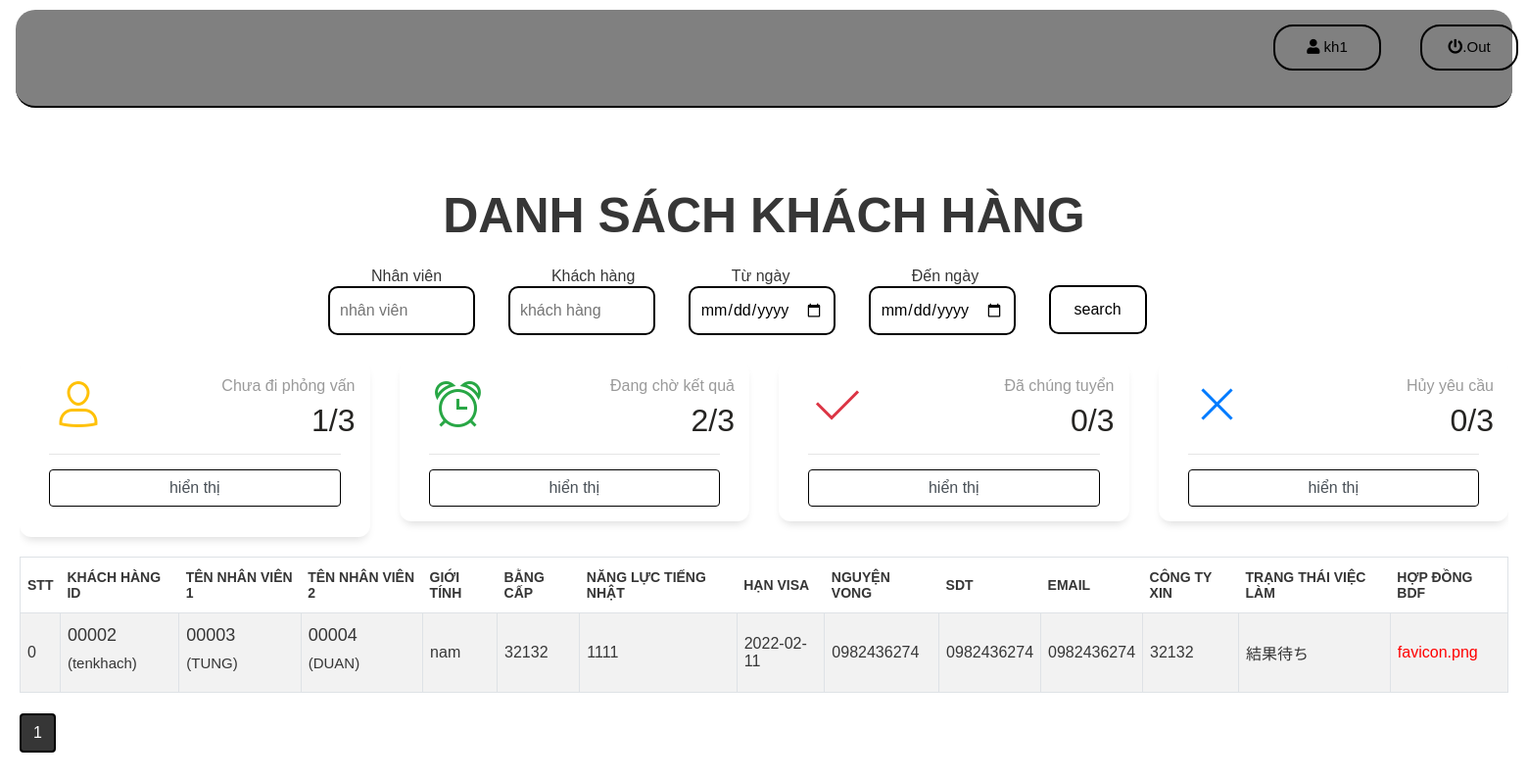
The app's page /tuyendung4/ADMIN/hoadonkhachhang.php (signed in) with its own data.
### tables this page shows
CREATE TABLE `nhanvien` (
  `ID` int(11) NOT NULL,
  `NVID` varchar(255) NOT NULL,
  `NAMENV` varchar(255) NOT NULL,
  `PHONE` varchar(255) NOT NULL,
  `EMAIL` varchar(255) NOT NULL,
  `DIACHI` varchar(255) NOT NULL,
  `USERID` int(11) NOT NULL,
  `NVCONGTY` varchar(1000) NOT NULL
);

CREATE TABLE `khachhang` (
  `ID` int(11) NOT NULL,
  `KHID` varchar(255) NOT NULL,
  `NAMEKH` varchar(255) NOT NULL,
  `PHONEKH` varchar(255) NOT NULL,
  `EMAIL` varchar(255) NOT NULL,
  `DIACHI` varchar(255) NOT NULL,
  `USERID` int(11) NOT NULL,
  `gioitinh` varchar(255) NOT NULL,
  `bangcap` varchar(255) NOT NULL,
  `nangluc` varchar(255) NOT NULL,
  `nguyenvong` varchar(255) NOT NULL,
  `trangthaiviec` varchar(255) NOT NULL,
  `quoctich` varchar(255) NOT NULL,
  `CONGTYXIN` varchar(1000) NOT NULL,
  `NGAYLAP` varchar(1000) NOT NULL
);

CREATE TABLE `visa` (
  `ID` int(11) NOT NULL,
  `VISAID` varchar(255) NOT NULL,
  `TENVISA` varchar(100) NOT NULL,
  `NGAYXIN` date NOT NULL,
  `NGAYCAP` date NOT NULL,
  `NGAYHET` date NOT NULL,
  `CONGTYXIN` varchar(1000) NOT NULL,
  `TRANGTHAI` varchar(100) NOT NULL,
  `LOAIVISA` varchar(1000) NOT NULL,
  `LSID` varchar(1000) NOT NULL,
  `KHID` varchar(1000) NOT NULL,
  `NVID` varchar(1000) NOT NULL,
  `NV2ID` varchar(255) NOT NULL,
  `NGAYLAP` date NOT NULL,
  `name_file` varchar(255) NOT NULL,
  `Mota` varchar(1000) NOT NULL
);

CREATE TABLE `luatsu` (
  `LSID` varchar(255) NOT NULL,
  `NAME` varchar(255) NOT NULL,
  `PHONE` varchar(255) NOT NULL,
  `EMAIL` varchar(255) NOT NULL
);

### tuyendung4/ADMIN/hoadonkhachhang.php (the view, shortened to what the rows shown need)
<?php
include('control.php');
  $current_page = isset($_GET['page']) ? $_GET['page'] : 1;
  $limit = 50;
  $start = ($current_page - 1) * $limit;
  $result = mysqli_query($conn, "SELECT *, (SELECT NAMENV from nhanvien WHERE NVID=NV2ID) as NAMENV2 FROM visa INNER JOIN khachhang ON visa.KHID=khachhang.KHID INNER JOIN nhanvien ON visa.NVID=nhanvien.NVID INNER JOIN loaivisa ON visa.LOAIVISA=loaivisa.LVISAID INNER JOIN luatsu ON visa.LSID=luatsu.LSID LIMIT $start, $limit");
   ?>
<html lang="en">
<head>
    <link rel="stylesheet" href="https://maxcdn.bootstrapcdn.com/bootstrap/4.0.0/css/bootstrap.min.css">
    <link rel="stylesheet" href="https://use.fontawesome.com/releases/v5.7.0/css/all.css">
    <link href="css\csss3.css" rel="stylesheet">
    <link href="assets/css/paper-dashboards.css?v=2.0.1" rel="stylesheet" />
</head>
<body class="body">
    <div class="section" style="margin: 20px;overflow:hidden">
      <div class="container-fuid">
        <div class="section-txt">
          <h1 >DANH SÁCH KHÁCH HÀNG</h1>
        </div>
        <form  class="hienthi" role="form" method="post" enctype="multipart/form-data"style="overflow:auto;max-height: 500px;">
         <table class="table table-bordered table-striped table-responsive-stack"   id="tableOne">
           <?php
                 if ($tk!="") { ?>
                 <thead>
                   <tr>
                     <th>STT</th>
                     <th>Khách hàng id</th>
                     <th>tên nhân viên 1</th>
                     <th>tên nhân viên 2</th>
                     <th>giới tính</th>
                     <th>bằng cấp</th>
                     <th>năng lực tiếng nhật</th>
                     <th>Hạn visa</th>
                     <th>Nguyện vong</th>
                     <th>sdt</th>
                     <th>email</th>
                     <th>Công ty xin </th>
                     <th>Trạng thái việc làm</th>
                     <th >Hợp đồng BDF</th>
                   </tr>
               </thead>
               <tbody>
                   <?php
                   $stt=0;
                   foreach($tk as $se){ ?>
                     <tr style="<?php if ($se['trangthaiviec']=="chưa phỏng vấn") {
                               echo "";
                          }else if($se['trangthaiviec']=="đang chờ kết quả") {
                               echo "background-color:#528B8B;color:black;";
                          }else if($se['trangthaiviec']=="đã chúng tuyển") {
                                echo "background-color:#EEAD0E;color:black;";
                          }else if($se['trangthaiviec']=="hủy yêu cầu") {
                                echo "background-color:gray;color:white;";
                     } ?>">
                       <td><?php echo $stt ?></td>
                       <td>
                         <h1 style="font-size: 18;font-weight: 500;"><?php echo $se['KHID'];?></h1>
                         <h2 style="font-size: 15;font-weight: 500;"> (<?php echo $se['NAMEKH'] ?>)</h2>
                       </td>
                       <td>
                         <h1 style="font-size: 18;font-weight: 500;"><?php echo $se['NVID'];?></h1>
                         <h2 style="font-size: 15;font-weight: 500;"> (<?php echo $se['NAMENV'] ?>)</h2>
                       </td>
                       <td>
                         <h1 style="font-size: 18;font-weight: 500;"><?php echo $se['NV2ID'];?></h1>
                         <h2 style="font-size: 15;font-weight: 500;"> (<?php echo $se['NAMENV2'] ?>)</h2>
                       </td>
                       <td><?php echo $se['gioitinh'] ?></td>
                       <td><?php echo $se['bangcap'] ?></td>
                       <td><?php echo $se['nangluc'] ?></td>
                       <td><?php echo $se['NGAYHET'] ?></td>
                       <td><?php echo $se['nguyenvong'] ?></td>
                       <td><?php echo $se['PHONEKH'] ?></td>
                       <td><?php echo $se['EMAIL'] ?></td>
                       <td><?php echo $se['CONGTYXIN'] ?></td>
                       <td><?php echo $se['trangthaiviec'] ?></td>
                       <td ><a style="color:red;max-width:20px;" href="readfile.php?read=<?php echo $se['VISAID']; ?>" target="_blank"><?php  echo $se['name_file'];  ?></a></td>
                     </tr>
                       </tbody>
                   <?php $stt++;} ?>
             <?php }   else {  $stt=0; ?>
                   <thead>
                   <tr>
                     <th>STT</th>
                     <th>Khách hàng id</th>
                     <th>tên nhân viên 1</th>
                     <th>tên nhân viên 2</th>
                     <th>giới tính</th>
                     <th>bằng cấp</th>
                     <th>năng lực tiếng nhật</th>
                     <th>Hạn visa</th>
                     <th>Nguyện vong</th>
                     <th>sdt</th>
                     <th>email</th>
                     <th>Công ty xin </th>
                     <th>Trạng thái việc làm</th>
                     <th >Hợp đồng BDF</th>
                   </tr>
               </thead>
               <tbody>
               <?php
               foreach( $result as $se){ ?>
                 <tr style="<?php if ($se['trangthaiviec']=="chưa phỏng vấn") {
                           echo "";
                      }else if($se['trangthaiviec']=="đang chờ kết quả") {
                           echo "background-color:#528B8B;color:black;";
                      }else if($se['trangthaiviec']=="đã chúng tuyển") {
                            echo "background-color:#EEAD0E;color:black;";
                      }else if($se['trangthaiviec']=="hủy yêu cầu") {
                            echo "background-color:gray;color:white;";
                 } ?>">
                     <td><?php echo $stt ?></td>
                     <td>
                       <h1 style="font-size: 18;font-weight: 500;"><?php echo $se['KHID'];?></h1>
                       <h2 style="font-size: 15;font-weight: 500;"> (<?php echo $se['NAMEKH'] ?>)</h2>
                     </td>
                     <td>
                       <h1 style="font-size: 18;font-weight: 500;"><?php echo $se['NVID'];?></h1>
                       <h2 style="font-size: 15;font-weight: 500;"> (<?php echo $se['NAMENV'] ?>)</h2>
                     </td>
                     <td>
                       <h1 style="font-size: 18;font-weight: 500;"><?php echo $se['NV2ID'];?></h1>
                       <h2 style="font-size: 15;font-weight: 500;"> (<?php echo $se['NAMENV2'] ?>)</h2>
                     </td>
                     <td><?php echo $se['gioitinh'] ?></td>
                     <td><?php echo $se['bangcap'] ?></td>
                     <td><?php echo $se['nangluc'] ?></td>
                     <td><?php echo $se['NGAYHET'] ?></td>
                     <td><?php echo $se['nguyenvong'] ?></td>
                     <td><?php echo $se['PHONEKH'] ?></td>
                     <td><?php echo $se['EMAIL'] ?></td>
                     <td><?php echo $se['CONGTYXIN'] ?></td>
                     <td><?php echo $se['trangthaiviec'] ?></td>
                     <td ><a style="color:red;max-width:20px;" href="readfile.php?read=<?php echo $se['VISAID']; ?>" target="_blank"><?php  echo $se['name_file'];  ?></a></td>
                   </tr>
                   </tbody>
               <?php $stt++;} ?>
             <?php } ?>
         </table>
        </form>
      </div>
    </div>
</body>
</html>

### records on screen
nhanvien: khachhang.KHID "00002", khachhang.NAMEKH "tenkhach", NVID "00003", NAMENV "TUNG", visa.NV2ID "00004", NAMENV2 "DUAN", khachhang.gioitinh "nam", khachhang.bangcap "32132", khachhang.nangluc "1111", visa.NGAYHET "2022-02-11", khachhang.nguyenvong "0982436274", khachhang.PHONEKH "0982436274", luatsu.EMAIL "0982436274", khachhang.CONGTYXIN "32132", khachhang.trangthaiviec "結果待ち", visa.name_file "favicon.png"

### other values on screen
$_SESSION['username'] "kh1"
$ttv['chuapv'] "1"
$ttv['tong'] "3"
$ttv['chokq'] "2"
$ttv['chungtuyen'] "0"
$ttv['huyyc'] "0"
